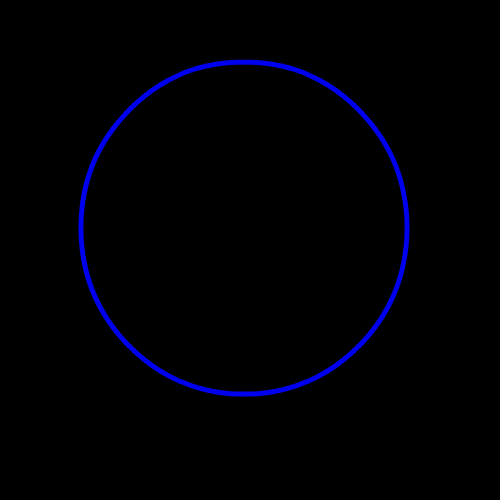
#> input picture Older Code Base/AUVSI/Edhitha/Resources/Shape Templates/cirTemp.jpg, 500 x 500 px
$ python -i color_and_char_extraction.py   (imports and definitions only)
#> lines starting #> are read from the running program, lines starting #| are printed output that depends on the picture
#-------The following program finds color of letter and background from cropped image and extraction of letter for OCR---------#
#packages required - opencv 3.206 , numpy
import cv2
import numpy as np

def execute(img):
	#read Cropped image and convert to LAB Colorspace
	image=img
	img = cv2.cvtColor(image, cv2.COLOR_BGR2LAB)
	reshaped = img.reshape((-1,3))
	#apply k-means
	reshaped = np.float32(reshaped)
	criteria = (cv2.TERM_CRITERIA_EPS + cv2.TERM_CRITERIA_MAX_ITER, 20, 2.0)
	ret,label,center=cv2.kmeans(reshaped,3,None,criteria,30,cv2.KMEANS_RANDOM_CENTERS)

	#color detection
	bl = (int(round(center[1,0])))
	ba = (int(round(center[1,1])))
	bb = (int(round(center[1,2])))
	ll = (int(round(center[2,0])))
	la = (int(round(center[2,1])))
	lb = (int(round(center[2,2])))

	#function to convert LAB to HSV Colorspace
	def convrt(l,a,b):
		img = np.uint8([[[l,a,b]]])
		img = cv2.cvtColor(img,cv2.COLOR_Lab2RGB)
		img = cv2.cvtColor(img,cv2.COLOR_RGB2HSV)
		l = (img[0][0][0])
		a = (img[0][0][1])
		b = (img[0][0][2])
		l = l*2
		a = (a * 100) / 255
		b = (b * 100) / 255
		return l,a,b

	#function to Compare obtained HSV values with standard HSV values
	def compa(h,s,v):
		if( s==0 or (s>0 and s<8)):
			return "white"
			exit()
		elif(v==0 or (v>0 and v<18)):
			return "black"
			exit()
		elif((h>335 and h<360) or (h>0 and h<15)):
			return "red"
			exit()
		elif(h>180 and h<260):
			return "blue"
			exit()
		elif(h>75 and h<145):
			return "green"
			exit()
		elif(h>40 and h<65):
			return "yellow"
			exit()
		elif(h>270 and h<305):
			return "purple"
			exit()
		elif(h>18 and h<28):
			return "orange"
			exit()
		else:
			return False

	#char extraction
	def ext(reshaped,label,center,image):
		res = center[label.flatten()]
		x = len(reshaped[label.ravel()==0])#number of cluster points in the first cluster
		y = len(reshaped[label.ravel()==1])#number of cluster points in the second cluster
		z = len(reshaped[label.ravel()==2])#number of cluster points in the third cluster

		#getting the smallest cluster, smallest cluster=character cluster
		minCluster = min(x,y,z)
		reshaped = res.reshape((image.shape))#reshaping center[label]
		label = label.reshape((image.shape[0],image.shape[1]))
		smooth= reshaped.astype(np.uint8)#converting to image

		#function which returns a cluster's points as in the image
		def labler(image,label_image,label):
			component=np.zeros(image.shape,np.uint8)
			component[label_image==label]=image[label_image==label]
			return component

		if x==minCluster: #if x is the smallest cluster then mask out x and print masked image
			cluster=labler(smooth,label,0)
			thinned = np.ones((5,5),np.uint8)
			thinned = cv2.erode(cluster,thinned,iterations=1)
			return thinned

		elif y==minCluster: #if y is the smallest cluster then mask out y and print masked image
			cluster=labler(smooth,label,1)
			thinned = np.ones((5,5),np.uint8)
			thinned = cv2.erode(cluster,thinned,iterations=1)
			return thinned

		else:   #elsez must be the smallest cluster thne mask out z and print masked image
			cluster=labler(smooth,label,2)
			thinned = np.ones((5,5),np.uint8)
			thinned = cv2.erode(cluster,thinned,iterations=1)
			return thinned


	h,s,v = convrt(bl,ba,bb)
	bg = compa(h,s,v)
	h,s,v = convrt(ll,la,lb)
	lt = compa(h,s,v)
	ext = ext(reshaped,label,center,image)
	return bg,lt,ext


>>> import cv2
>>> picture = cv2.imread('../Older Code Base/AUVSI/Edhitha/Resources/Shape Templates/cirTemp.jpg')
#> picture is the input picture: shape (500, 500, 3); mean B, G, R 4.9, 0, 0
>>> result = execute(picture)
#> in execute, `img = cv2.cvtColor(image, cv2.COLOR_BGR2LAB)`: img: shape (500, 500, 3); mean of channels 0, 1, 2 1.5, 129.6, 125.9
#> in execute, `ret,label,center=cv2.kmeans(reshaped,3,None,criteria,30,cv2.KMEANS_RAN..`: ret = 881211.5; center = [[25.87, 168.1, 71.68], [74.44, 201.9, 27.38], [0.00657, 128, 128]]
#> in execute, `bl = (int(round(center[1,0])))`: bl = 74
#> in execute, `ba = (int(round(center[1,1])))`: ba = 202
#> in execute, `bb = (int(round(center[1,2])))`: bb = 27
#> in execute, `ll = (int(round(center[2,0])))`: ll = 0
#> in execute, `la = (int(round(center[2,1])))`: la = 128
#> in convrt, `img = np.uint8([[[l,a,b]]])`: img = [[74, 202, 27]]
#> in convrt, `img = cv2.cvtColor(img,cv2.COLOR_Lab2RGB)`: img = [[0, 0, 233]]
#> in convrt, `img = cv2.cvtColor(img,cv2.COLOR_RGB2HSV)`: img = [[120, 255, 233]]
#> in convrt, `l = (img[0][0][0])`: l = 120
#> in convrt, `a = (img[0][0][1])`: a = 255
#> in convrt, `b = (img[0][0][2])`: b = 233
#> in convrt, `l = l*2`: l = 240
#> in convrt, `a = (a * 100) / 255`: a = 100
#> in convrt, `b = (b * 100) / 255`: b = 91.37
#> in execute, `h,s,v = convrt(bl,ba,bb)`: h = 240; s = 100; v = 91.37
#> in execute, `bg = compa(h,s,v)`: bg = 'blue'
#> in execute, `h,s,v = convrt(ll,la,lb)`: h = 0
#> in execute, `lt = compa(h,s,v)`: lt = 'white'
#> in ext, `x = len(reshaped[label.ravel()==0])#number of cluster points in the fi..`: x = 992
#> in ext, `y = len(reshaped[label.ravel()==1])#number of cluster points in the se..`: y = 4713
#> in ext, `z = len(reshaped[label.ravel()==2])#number of cluster points in the th..`: z = 244295
#> in ext, `minCluster = min(x,y,z)`: minCluster = 992
#> in ext, `reshaped = res.reshape((image.shape))#reshaping center[label]`:
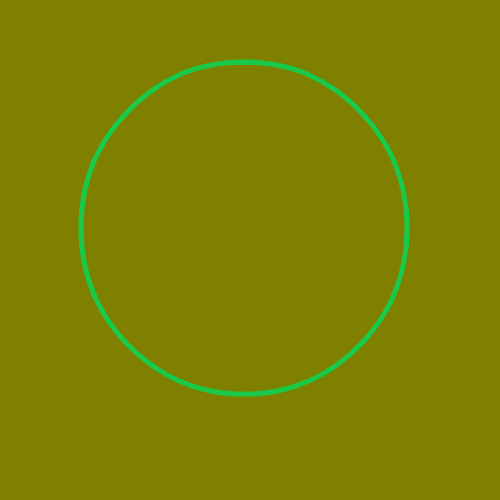
#> reshaped: shape (500, 500, 3) float32; mean B, G, R 1.5, 129.6, 125.9
#> in ext, `label = label.reshape((image.shape[0],image.shape[1]))`:
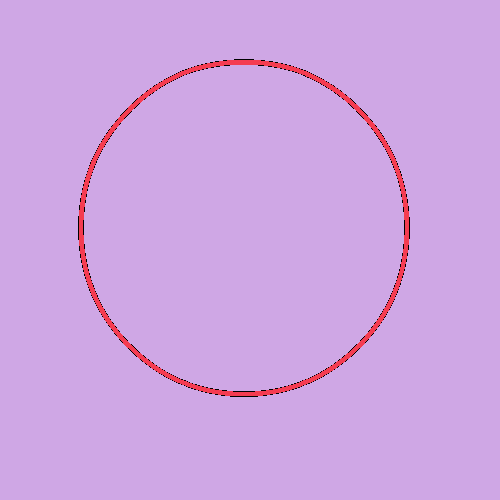
#> label: shape (500, 500) int32; 3 distinct labels, from 0 to 2; one colour per label, 0 black
#> in labler, `component[label_image==label]=image[label_image==label]`:
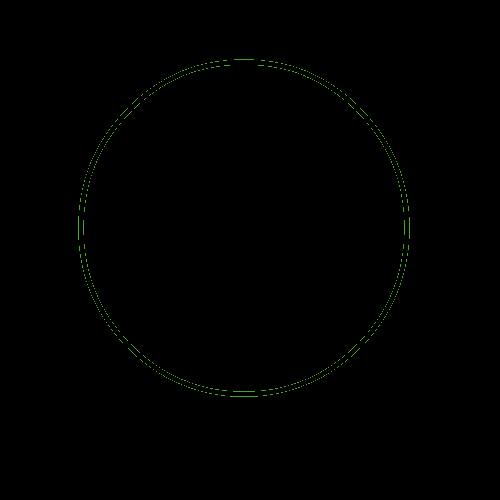
#> component: shape (500, 500, 3); mean B, G, R 0.1, 0.7, 0.3
#> in ext, `thinned = cv2.erode(cluster,thinned,iterations=1)`: thinned: shape (500, 500, 3); every value is 0

$ run again, on Older Code Base/AUVSI/Edhitha/Resources/Shape Templates/crossTemp.jpg
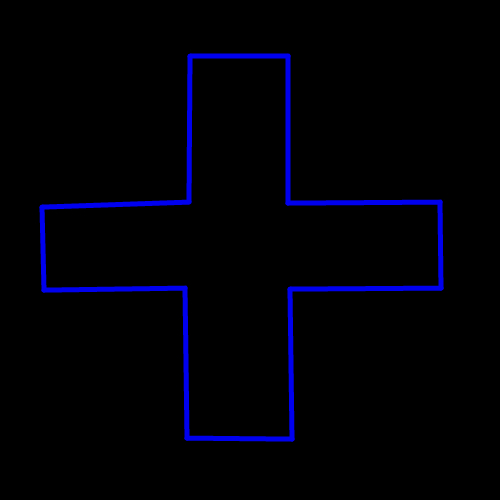
#> input picture Older Code Base/AUVSI/Edhitha/Resources/Shape Templates/crossTemp.jpg, 500 x 500 px
#> picture is the input picture: shape (500, 500, 3); mean B, G, R 7.4, 0, 0
#> ret = 1450838.7; center = [[21.82, 163.2, 76.49], [73.96, 201.6, 27.83], [0.00139, 128, 128]]
#> bl = 74
#> ba = 202
#> bb = 28
#> ll = 0
#> la = 128
#> in convrt, `img = np.uint8([[[l,a,b]]])`: img = [[74, 202, 28]]
#> in convrt, `img = cv2.cvtColor(img,cv2.COLOR_Lab2RGB)`: img = [[14, 0, 231]]
#> in convrt, `img = cv2.cvtColor(img,cv2.COLOR_RGB2HSV)`: img = [[122, 255, 231]]
#> in convrt, `l = (img[0][0][0])`: l = 122
#> in convrt, `a = (img[0][0][1])`: a = 255
#> in convrt, `b = (img[0][0][2])`: b = 231
#> in convrt, `l = l*2`: l = 244
#> in convrt, `a = (a * 100) / 255`: a = 100
#> in convrt, `b = (b * 100) / 255`: b = 90.59
#> in execute, `h,s,v = convrt(bl,ba,bb)`: h = 244; s = 100; v = 90.59
#> bg = 'blue'
#> in execute, `h,s,v = convrt(ll,la,lb)`: h = 0
#> lt = 'white'
#> x = 1739
#> y = 7231
#> z = 241030
#> minCluster = 1739
#> in ext, `label = label.reshape((image.shape[0],image.shape[1]))`:
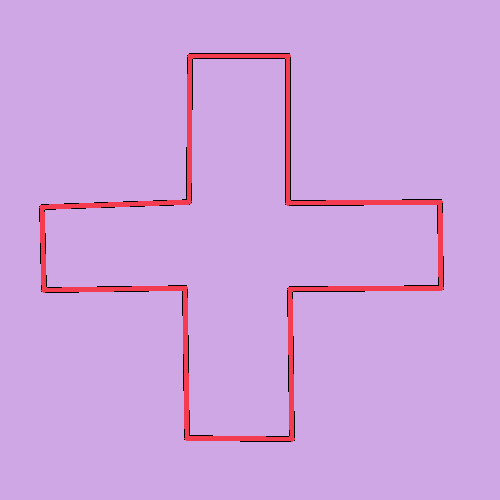
#> label: shape (500, 500) int32; 3 distinct labels, from 0 to 2; one colour per label, 0 black
#> in labler, `component[label_image==label]=image[label_image==label]`:
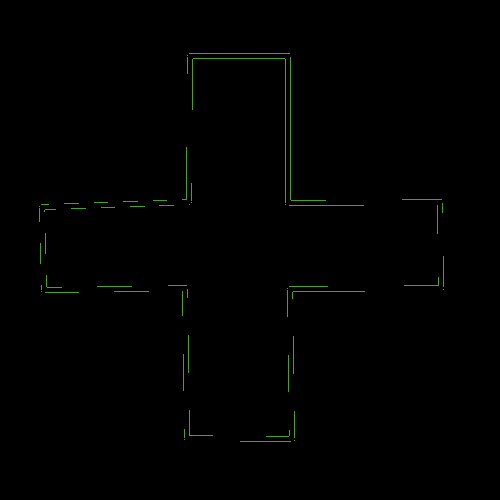
#> component: shape (500, 500, 3); mean B, G, R 0.1, 1.1, 0.5
#> thinned: shape (500, 500, 3); every value is 0

$ run again, on Older Code Base/AUVSI/Edhitha/Resources/Shape Templates/heptTemp.jpg
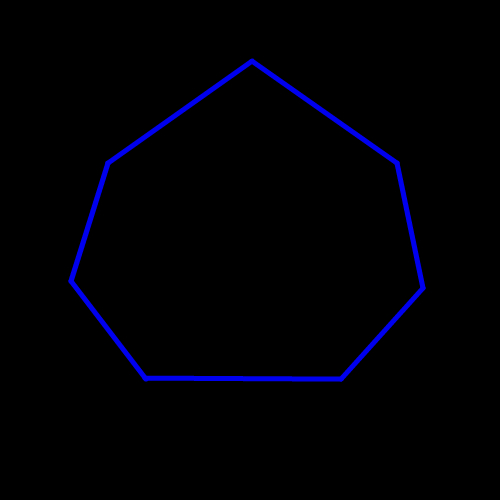
#> input picture Older Code Base/AUVSI/Edhitha/Resources/Shape Templates/heptTemp.jpg, 500 x 500 px
#> picture is the input picture: shape (500, 500, 3); mean B, G, R 5, 0, 0
#> ret = 935222.9; center = [[25.46, 167.6, 72.11], [74.37, 201.8, 27.45], [0.00727, 128, 128]]
#> bl = 74
#> ba = 202
#> bb = 27
#> ll = 0
#> la = 128
#> in convrt, `img = np.uint8([[[l,a,b]]])`: img = [[74, 202, 27]]
#> in convrt, `img = cv2.cvtColor(img,cv2.COLOR_Lab2RGB)`: img = [[0, 0, 233]]
#> in convrt, `img = cv2.cvtColor(img,cv2.COLOR_RGB2HSV)`: img = [[120, 255, 233]]
#> in convrt, `l = (img[0][0][0])`: l = 120
#> in convrt, `a = (img[0][0][1])`: a = 255
#> in convrt, `b = (img[0][0][2])`: b = 233
#> in convrt, `l = l*2`: l = 240
#> in convrt, `a = (a * 100) / 255`: a = 100
#> in convrt, `b = (b * 100) / 255`: b = 91.37
#> in execute, `h,s,v = convrt(bl,ba,bb)`: h = 240; s = 100; v = 91.37
#> bg = 'blue'
#> in execute, `h,s,v = convrt(ll,la,lb)`: h = 0
#> lt = 'white'
#> x = 917
#> y = 4893
#> z = 244190
#> minCluster = 917
#> in ext, `label = label.reshape((image.shape[0],image.shape[1]))`:
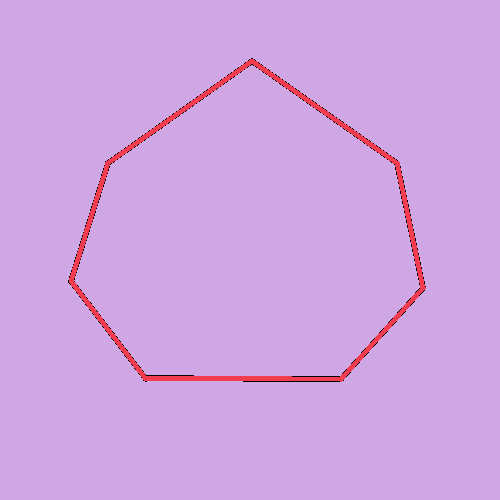
#> label: shape (500, 500) int32; 3 distinct labels, from 0 to 2; one colour per label, 0 black
#> in labler, `component[label_image==label]=image[label_image==label]`:
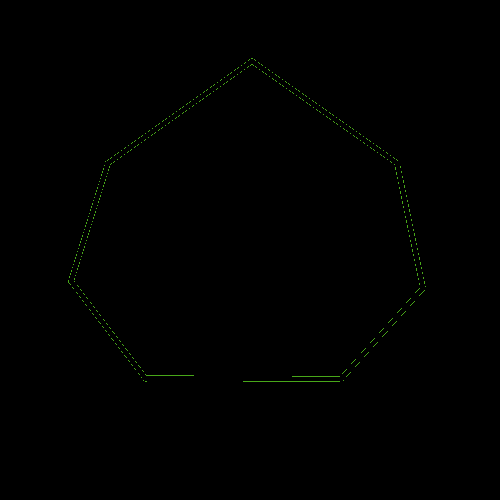
#> component: shape (500, 500, 3); mean B, G, R 0.1, 0.6, 0.3
#> thinned: shape (500, 500, 3); every value is 0

$ run again, on Older Code Base/AUVSI/Edhitha/Resources/Shape Templates/hexTemp.jpg
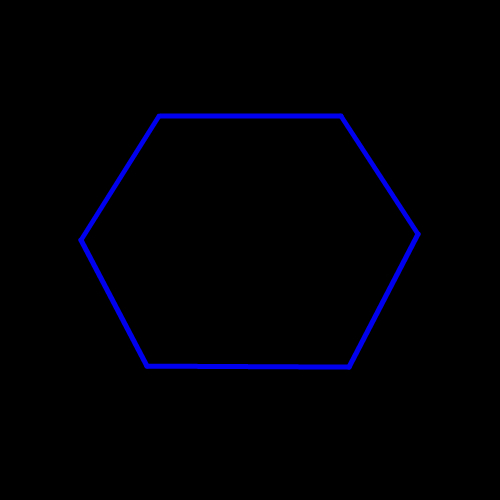
#> input picture Older Code Base/AUVSI/Edhitha/Resources/Shape Templates/hexTemp.jpg, 500 x 500 px
#> picture is the input picture: shape (500, 500, 3); mean B, G, R 4.6, 0, 0
#> ret = 760065.6; center = [[25.52, 167.4, 72.16], [74.42, 201.9, 27.42], [0.0042, 128, 128]]
#> bl = 74
#> ba = 202
#> bb = 27
#> ll = 0
#> la = 128
#> in convrt, `img = np.uint8([[[l,a,b]]])`: img = [[74, 202, 27]]
#> in convrt, `img = cv2.cvtColor(img,cv2.COLOR_Lab2RGB)`: img = [[0, 0, 233]]
#> in convrt, `img = cv2.cvtColor(img,cv2.COLOR_RGB2HSV)`: img = [[120, 255, 233]]
#> in convrt, `l = (img[0][0][0])`: l = 120
#> in convrt, `a = (img[0][0][1])`: a = 255
#> in convrt, `b = (img[0][0][2])`: b = 233
#> in convrt, `l = l*2`: l = 240
#> in convrt, `a = (a * 100) / 255`: a = 100
#> in convrt, `b = (b * 100) / 255`: b = 91.37
#> in execute, `h,s,v = convrt(bl,ba,bb)`: h = 240; s = 100; v = 91.37
#> bg = 'blue'
#> in execute, `h,s,v = convrt(ll,la,lb)`: h = 0
#> lt = 'white'
#> x = 1062
#> y = 4354
#> z = 244584
#> minCluster = 1062
#> in ext, `label = label.reshape((image.shape[0],image.shape[1]))`:
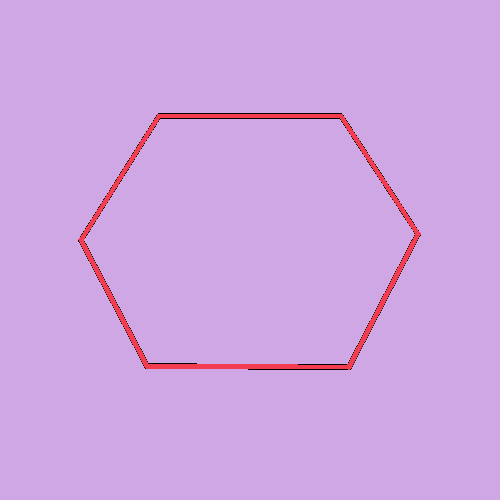
#> label: shape (500, 500) int32; 3 distinct labels, from 0 to 2; one colour per label, 0 black
#> in labler, `component[label_image==label]=image[label_image==label]`:
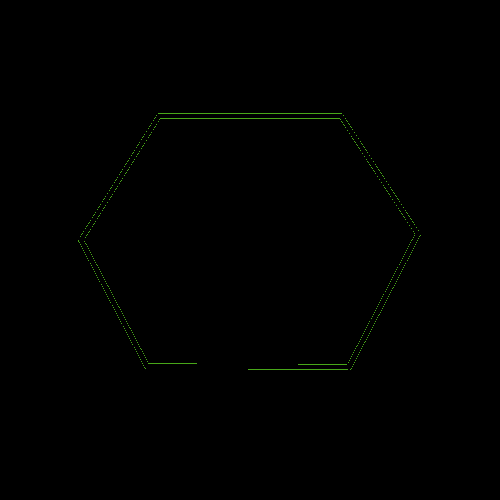
#> component: shape (500, 500, 3); mean B, G, R 0.1, 0.7, 0.3
#> thinned: shape (500, 500, 3); every value is 0
